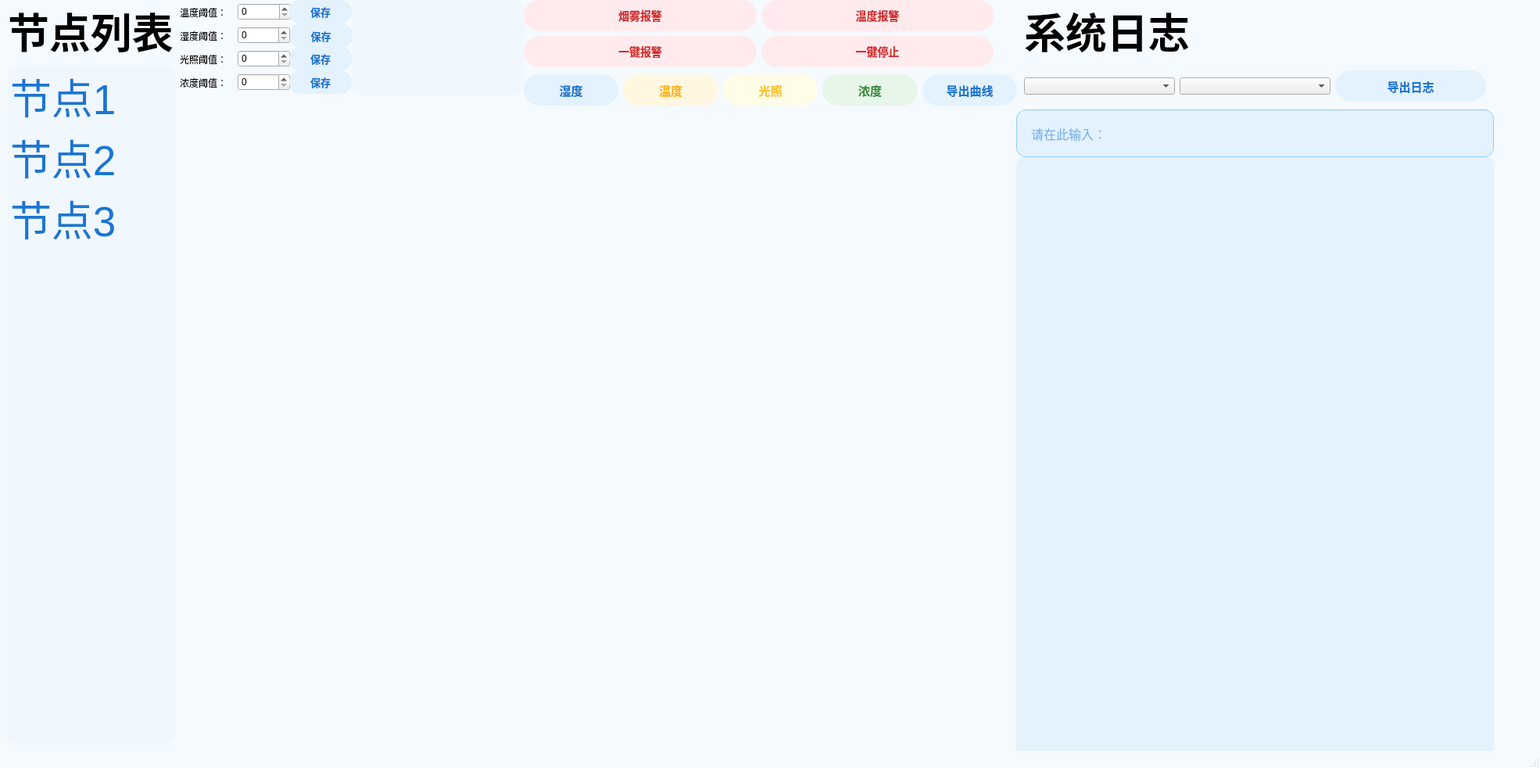
<?xml version="1.0" encoding="UTF-8"?>
<ui version="4.0">
 <class>MainWindow</class>
 <widget class="QMainWindow" name="MainWindow">
  <property name="geometry">
   <rect>
    <x>0</x>
    <y>0</y>
    <width>1970</width>
    <height>982</height>
   </rect>
  </property>
  <property name="windowTitle">
   <string>龙芯传感数据管理系统</string>
  </property>
  <property name="styleSheet">
   <string notr="true">
    /* 主窗口和中心控件背景 */
    QMainWindow, QWidget#centralwidget {
        background-color: #f5faff;
    }
    /* 日志区美化 */
    QPlainTextEdit {
        background-color: #e3f2fd;
        border-radius: 12px;
        font-size: 15px;
        color: #333;
        padding: 10px;
    }
    /* 节点列表美化 */
    QListWidget {
        background-color: #f0f7ff;
        border-radius: 12px;
        font-size: 24px;
        color: #1976d2;
        selection-background-color: #e3f2fd;
        selection-color: #0d47a1;
    }
    /* 通用按钮椭圆化、柔和色彩、文字不被裁剪 */
    QPushButton {
        border-radius: 20px;
        min-width: 80px;
        min-height: 32px;
        padding: 4px 20px;
        font-size: 15px;
        font-weight: 500;
        border: none;
    }
    /* 保存按钮紧凑风格 */
    QPushButton#pushButton_3, QPushButton#pushButton_4, QPushButton#pushButton_5, QPushButton#pushButton_9 {
        background-color: #E3F2FD;
        color: #1976D2;
        border-radius: 14px;
        min-width: 40px;
        min-height: 24px;
        padding: 2px 10px;
        font-size: 13px;
        font-weight: 500;
        margin-right: 0px;
    }
    QPushButton#pushButton_3:hover, QPushButton#pushButton_4:hover, QPushButton#pushButton_5:hover, QPushButton#pushButton_9:hover {
        background-color: #BBDEFB;
    }
    /* 温度按钮（淡橙色） */
    QPushButton#pushButton {
        background-color: #FFF7E0;
        color: #FFB300;
    }
    QPushButton#pushButton:hover {
        background-color: #FFE9B3;
    }
    /* 湿度按钮（淡蓝色） */
    QPushButton#pushButton_8 {
        background-color: #E3F2FD;
        color: #1976D2;
    }
    QPushButton#pushButton_8:hover {
        background-color: #BBDEFB;
    }
    /* 光照按钮（淡黄色） */
    QPushButton#button1 {
        background-color: #FFFDE7;
        color: #FBC02D;
    }
    QPushButton#button1:hover {
        background-color: #FFF9C4;
    }
    /* 浓度按钮（淡绿色） */
    QPushButton#pushButton_2 {
        background-color: #E8F5E9;
        color: #388E3C;
    }
    QPushButton#pushButton_2:hover {
        background-color: #C8E6C9;
    }
    /* 重要操作按钮（报警/停止/导出等，淡红色） */
    QPushButton#pushButton_12, QPushButton#pushButton_13, QPushButton#pushButton_10, QPushButton#pushButton_11 {
        min-width: 110px;
        min-height: 32px;
        padding: 4px 18px;
        font-size: 14px;
        font-weight: 500;
        border-radius: 20px;
        background-color: #FFEBEE;
        color: #D32F2F;
    }
    QPushButton#pushButton_12:hover, QPushButton#pushButton_13:hover, QPushButton#pushButton_10:hover, QPushButton#pushButton_11:hover {
        background-color: #FFCDD2;
    }
    /* 导出按钮（淡蓝色） */
    QPushButton#pushButton_6, QPushButton#pushButton_7 {
        background-color: #E3F2FD;
        color: #1976D2;
    }
    QPushButton#pushButton_6:hover, QPushButton#pushButton_7:hover {
        background-color: #BBDEFB;
    }
    /* 搜索框美化 */
    QLineEdit#lineEditSearch {
        background-color: #e3f2fd;
        border-radius: 12px;
        font-size: 16px;
        padding: 8px 16px;
        color: #1976d2;
        border: 1px solid #90caf9;
    }
    /* 阈值显示区美化 */
    QTextEdit#textEdit_thresholds {
        background-color: #f0f7ff;
        border-radius: 12px;
        font-size: 15px;
        color: #333;
        padding: 10px;
    }
   </string>
  </property>
  <widget class="QWidget" name="centralwidget">
   <widget class="QWidget" name="verticalLayoutWidget">
    <property name="geometry">
     <rect>
      <x>230</x>
      <y>60</y>
      <width>141</width>
      <height>31</height>
     </rect>
    </property>
    <layout class="QHBoxLayout" name="horizontalLayout">
     <item>
      <widget class="QLabel" name="label">
       <property name="text">
        <string>光照阈值：</string>
       </property>
      </widget>
     </item>
     <item>
      <widget class="QSpinBox" name="spinBox_light"/>
     </item>
    </layout>
   </widget>
   <widget class="QWidget" name="verticalLayoutWidget_2">
    <property name="geometry">
     <rect>
      <x>230</x>
      <y>0</y>
      <width>142</width>
      <height>31</height>
     </rect>
    </property>
    <layout class="QHBoxLayout" name="horizontalLayout_4">
     <item>
      <widget class="QLabel" name="label_2">
       <property name="text">
        <string>温度阈值：</string>
       </property>
      </widget>
     </item>
     <item>
      <widget class="QSpinBox" name="spinBox_temperature"/>
     </item>
    </layout>
   </widget>
   <widget class="QWidget" name="verticalLayoutWidget_3">
    <property name="geometry">
     <rect>
      <x>230</x>
      <y>90</y>
      <width>141</width>
      <height>31</height>
     </rect>
    </property>
    <layout class="QHBoxLayout" name="horizontalLayout_3">
     <item>
      <widget class="QLabel" name="label_3">
       <property name="text">
        <string>浓度阈值：</string>
       </property>
      </widget>
     </item>
     <item>
      <widget class="QSpinBox" name="spinBox_gas"/>
     </item>
    </layout>
   </widget>
   <widget class="QPushButton" name="pushButton_4">
    <property name="geometry">
     <rect>
      <x>370</x>
      <y>90</y>
      <width>80</width>
      <height>30</height>
     </rect>
    </property>
    <property name="text">
     <string>保存</string>
    </property>
    <property name="icon">
     <iconset resource="icon.qrc">
      <normaloff>:/icon/保存_save.png</normaloff>:/icon/保存_save.png</iconset>
    </property>
   </widget>
   <widget class="QPushButton" name="pushButton_5">
    <property name="geometry">
     <rect>
      <x>370</x>
      <y>0</y>
      <width>80</width>
      <height>30</height>
     </rect>
    </property>
    <property name="text">
     <string>保存</string>
    </property>
    <property name="icon">
     <iconset resource="icon.qrc">
      <normaloff>:/icon/保存_save.png</normaloff>:/icon/保存_save.png</iconset>
    </property>
   </widget>
   <widget class="QPushButton" name="pushButton_3">
    <property name="geometry">
     <rect>
      <x>370</x>
      <y>60</y>
      <width>80</width>
      <height>30</height>
     </rect>
    </property>
    <property name="text">
     <string>保存</string>
    </property>
    <property name="icon">
     <iconset resource="icon.qrc">
      <normaloff>:/icon/保存_save.png</normaloff>:/icon/保存_save.png</iconset>
    </property>
   </widget>
   <widget class="QWidget" name="verticalLayoutWidget_4">
    <property name="geometry">
     <rect>
      <x>1300</x>
      <y>200</y>
      <width>611</width>
      <height>781</height>
     </rect>
    </property>
    <layout class="QVBoxLayout" name="verticalLayout_2">
     <item>
      <widget class="QPlainTextEdit" name="plainTextEdit">
       <property name="font">
        <font>
         <pointsize>-1</pointsize>
        </font>
       </property>
       <property name="readOnly">
        <bool>true</bool>
       </property>
       <property name="plainText">
        <string/>
       </property>
      </widget>
     </item>
    </layout>
   </widget>
   <widget class="QWidget" name="horizontalLayoutWidget_2">
    <property name="geometry">
     <rect>
      <x>10</x>
      <y>0</y>
      <width>214</width>
      <height>951</height>
     </rect>
    </property>
    <layout class="QVBoxLayout" name="verticalLayout_3">
     <item>
      <widget class="QLabel" name="label_6">
       <property name="font">
        <font>
         <pointsize>40</pointsize>
         <bold>true</bold>
        </font>
       </property>
       <property name="styleSheet">
        <string notr="true">QLable{
    font-size: 20pt;
}</string>
       </property>
       <property name="text">
        <string>节点列表</string>
       </property>
      </widget>
     </item>
     <item>
      <widget class="QListWidget" name="listWidget">
       <property name="styleSheet">
        <string notr="true">QListWidget {
    font-size: 40pt;
}

</string>
       </property>
       <item>
        <property name="text">
         <string>节点1</string>
        </property>
        <property name="icon">
         <iconset resource="icon.qrc">
          <normaloff>:/icon/网络节点_network-tree.png</normaloff>:/icon/网络节点_network-tree.png</iconset>
        </property>
       </item>
       <item>
        <property name="text">
         <string>节点2</string>
        </property>
        <property name="icon">
         <iconset resource="icon.qrc">
          <normaloff>:/icon/网络节点_network-tree.png</normaloff>:/icon/网络节点_network-tree.png</iconset>
        </property>
       </item>
       <item>
        <property name="text">
         <string>节点3</string>
        </property>
        <property name="icon">
         <iconset resource="icon.qrc">
          <normaloff>:/icon/网络节点_network-tree.png</normaloff>:/icon/网络节点_network-tree.png</iconset>
        </property>
       </item>
      </widget>
     </item>
    </layout>
   </widget>
   <widget class="QLabel" name="lbHigh">
    <property name="geometry">
     <rect>
      <x>230</x>
      <y>140</y>
      <width>1061</width>
      <height>811</height>
     </rect>
    </property>
    <property name="text">
     <string/>
    </property>
   </widget>
   <widget class="QWidget" name="horizontalLayoutWidget">
    <property name="geometry">
     <rect>
      <x>670</x>
      <y>90</y>
      <width>631</width>
      <height>51</height>
     </rect>
    </property>
    <layout class="QHBoxLayout" name="horizontalLayout_5">
     <item>
      <widget class="QPushButton" name="pushButton_8">
       <property name="text">
        <string>湿度</string>
       </property>
       <property name="icon">
        <iconset resource="icon.qrc">
         <normaloff>:/icon/大雾_fog.png</normaloff>:/icon/大雾_fog.png</iconset>
       </property>
      </widget>
     </item>
     <item>
      <widget class="QPushButton" name="pushButton">
       <property name="text">
        <string>温度</string>
       </property>
       <property name="icon">
        <iconset resource="icon.qrc">
         <normaloff>:/icon/温度计_thermometer.png</normaloff>:/icon/温度计_thermometer.png</iconset>
       </property>
      </widget>
     </item>
     <item>
      <widget class="QPushButton" name="button1">
       <property name="text">
        <string>光照</string>
       </property>
       <property name="icon">
        <iconset resource="icon.qrc">
         <normaloff>:/icon/太阳1_sun-one.png</normaloff>:/icon/太阳1_sun-one.png</iconset>
       </property>
      </widget>
     </item>
     <item>
      <widget class="QPushButton" name="pushButton_2">
       <property name="text">
        <string>浓度</string>
       </property>
       <property name="icon">
        <iconset resource="icon.qrc">
         <normaloff>:/icon/气体_gas.png</normaloff>:/icon/气体_gas.png</iconset>
       </property>
      </widget>
     </item>
     <item>
      <widget class="QPushButton" name="pushButton_6">
       <property name="text">
        <string>导出曲线</string>
       </property>
       <property name="icon">
        <iconset resource="icon.qrc">
         <normaloff>:/icon/export.png</normaloff>:/icon/export.png</iconset>
       </property>
      </widget>
     </item>
    </layout>
   </widget>
   <widget class="QPushButton" name="pushButton_9">
    <property name="geometry">
     <rect>
      <x>370</x>
      <y>30</y>
      <width>81</width>
      <height>31</height>
     </rect>
    </property>
    <property name="text">
     <string>保存</string>
    </property>
    <property name="icon">
     <iconset resource="icon.qrc">
      <normaloff>:/icon/保存_save.png</normaloff>:/icon/保存_save.png</iconset>
    </property>
   </widget>
   <widget class="QWidget" name="horizontalLayoutWidget_3">
    <property name="geometry">
     <rect>
      <x>230</x>
      <y>30</y>
      <width>141</width>
      <height>31</height>
     </rect>
    </property>
    <layout class="QHBoxLayout" name="horizontalLayout_2">
     <item>
      <widget class="QLabel" name="label_7">
       <property name="text">
        <string>湿度阈值：</string>
       </property>
      </widget>
     </item>
     <item>
      <widget class="QSpinBox" name="spinBox_humidity"/>
     </item>
    </layout>
   </widget>
   <widget class="QLineEdit" name="lineEditSearch">
    <property name="geometry">
     <rect>
      <x>1300</x>
      <y>140</y>
      <width>611</width>
      <height>61</height>
     </rect>
    </property>
    <property name="styleSheet">
     <string notr="true"/>
    </property>
    <property name="placeholderText">
     <string>请在此输入：</string>
    </property>
   </widget>
   <widget class="QWidget" name="horizontalLayoutWidget_4">
    <property name="geometry">
     <rect>
      <x>1310</x>
      <y>80</y>
      <width>591</width>
      <height>61</height>
     </rect>
    </property>
    <layout class="QHBoxLayout" name="horizontalLayout_6">
     <item>
      <widget class="QComboBox" name="comboBoxParameter"/>
     </item>
     <item>
      <widget class="QComboBox" name="comboBox"/>
     </item>
     <item>
      <widget class="QPushButton" name="pushButton_7">
       <property name="text">
        <string>导出日志</string>
       </property>
       <property name="icon">
        <iconset resource="icon.qrc">
         <normaloff>:/icon/link-right.png</normaloff>:/icon/link-right.png</iconset>
       </property>
      </widget>
     </item>
    </layout>
   </widget>
   <widget class="QTextEdit" name="textEdit_thresholds">
    <property name="geometry">
     <rect>
      <x>450</x>
      <y>0</y>
      <width>221</width>
      <height>121</height>
     </rect>
    </property>
    <property name="font">
     <font>
      <pointsize>-1</pointsize>
     </font>
    </property>
    <property name="readOnly">
     <bool>true</bool>
    </property>
   </widget>
   <widget class="QWidget" name="layoutWidget">
    <property name="geometry">
     <rect>
      <x>670</x>
      <y>0</y>
      <width>601</width>
      <height>88</height>
     </rect>
    </property>
    <layout class="QGridLayout" name="gridLayout_2">
     <item row="0" column="2">
      <widget class="QPushButton" name="pushButton_11">
       <property name="text">
        <string>温度报警</string>
       </property>
      </widget>
     </item>
     <item row="2" column="2">
      <widget class="QPushButton" name="pushButton_13">
       <property name="text">
        <string>一键停止</string>
       </property>
      </widget>
     </item>
     <item row="0" column="0">
      <widget class="QPushButton" name="pushButton_10">
       <property name="text">
        <string>烟雾报警</string>
       </property>
      </widget>
     </item>
     <item row="2" column="0">
      <widget class="QPushButton" name="pushButton_12">
       <property name="text">
        <string>一键报警</string>
       </property>
      </widget>
     </item>
    </layout>
   </widget>
   <widget class="QLabel" name="label_5">
    <property name="geometry">
     <rect>
      <x>1310</x>
      <y>0</y>
      <width>212</width>
      <height>78</height>
     </rect>
    </property>
    <property name="font">
     <font>
      <pointsize>40</pointsize>
      <bold>true</bold>
     </font>
    </property>
    <property name="text">
     <string>系统日志</string>
    </property>
   </widget>
  </widget>
  <widget class="QMenuBar" name="menubar">
   <property name="geometry">
    <rect>
     <x>0</x>
     <y>0</y>
     <width>1970</width>
     <height>27</height>
    </rect>
   </property>
  </widget>
  <widget class="QStatusBar" name="statusbar"/>
 </widget>
 <resources>
  <include location="icon.qrc"/>
 </resources>
 <connections/>
</ui>
